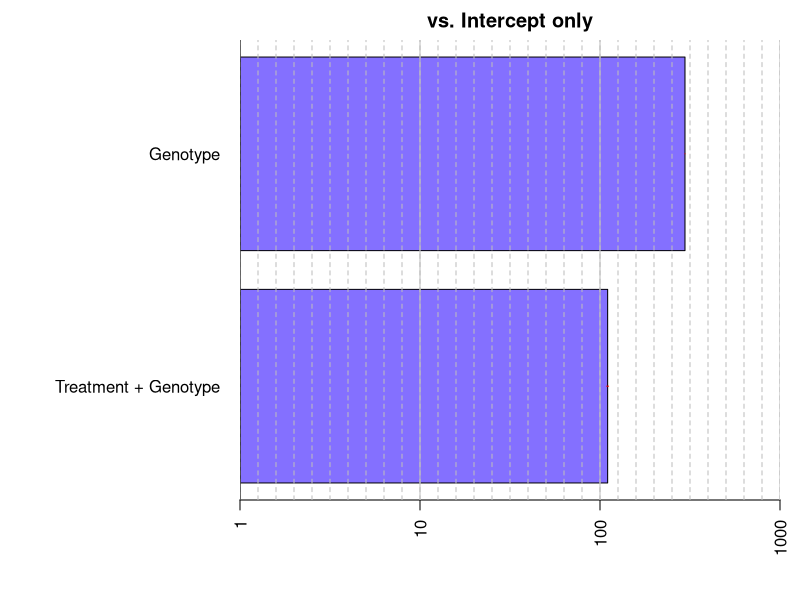

Source code (R):
## ---- chunk 1
#Let's bring in our data
datos <- read.csv("OFAV_PAM_P1_11Jun2024.csv")

#Looks good, but we need to get rid of the sacrifices
class(datos$Treatment) #Character
unique(datos$Treatment) #We need to get rid of "x" 

#Making a new dataframe without the sacrifice treatments
datos.no.sac <- datos[ which(datos$Treatment != "x"), ]

#Now we need to make our days more quantitative
dias <- read.csv("RecoveryPhaseDays.csv")

datos.days <- merge(datos.no.sac, dias, by = "Recovery.Phase")
## ---- chunk 2
before.datos <- datos.days[ which(datos.days$Days.Post.Experiment == -4), ]
## ---- chunk 3
class(before.datos$Treatment) #It's character. That's a problem.
Treatment <- as.numeric(before.datos$Treatment) #That's how we fix it
before.datos$Treatment <- Treatment
## ---- chunk 4
fluoro <- aggregate(ETRm ~ Coral.ID + Treatment + Genotype, 
                    data = before.datos, mean)
## ---- chunk 5
# Load packages
library(BayesFactor) # needed to calculate Bayes factors
library(here) # needed to assign working directory for relative paths 
## ---- chunk 6
#And it needs to be a factor
fluoro$Genotype <- as.factor(fluoro$Genotype)
## ---- chunk 7
#So now we make our Bayesian Models
bayes_rm <- generalTestBF(ETRm ~ Treatment + Genotype, 
                          data = fluoro, whichRandom = "Genotype", 
                          neverExclude = "Genotype")
## ---- chunk 8
bayes_rm
## ---- chunk 9
plot(bayes_rm)
## ---- chunk 10
#Gets every model diveded by evey other model
bfmat <- bayes_rm/bayes_rm
look.at.this <- bfmat[,2] #Prints out the 19th column, which should show everything divided by ID

look.at.this
## ---- chunk 11
#And there's probably an elegant solution with ifelse, but we can also do it with #gsub
fluoro$At.or.Above.Legal.Threshold <- fluoro$Treatment
fluoro$At.or.Above.Legal.Threshold <- as.character(fluoro$At.or.Above.Legal.Threshold) #Make it character

#Now we make our substitutions
fluoro$At.or.Above.Legal.Threshold <- gsub("50", "Yes", fluoro$At.or.Above.Legal.Threshold) #And we do 50 first to avoid problems with
#zeros
fluoro$At.or.Above.Legal.Threshold <- gsub("0", "No", fluoro$At.or.Above.Legal.Threshold)
fluoro$At.or.Above.Legal.Threshold <- gsub("15", "No", fluoro$At.or.Above.Legal.Threshold)
fluoro$At.or.Above.Legal.Threshold <- gsub("29", "Yes", fluoro$At.or.Above.Legal.Threshold)

#Now we make it a factor
fluoro$At.or.Above.Legal.Threshold <- 
  as.factor(fluoro$At.or.Above.Legal.Threshold)
## ---- chunk 12
#So now we make our Bayesian Models
bayes_rm.threshold <- generalTestBF(ETRm ~ At.or.Above.Legal.Threshold + Genotype, 
                          data = fluoro, whichRandom = "Genotype", 
                          neverExclude = "Genotype")
## ---- chunk 13
bayes_rm.threshold
